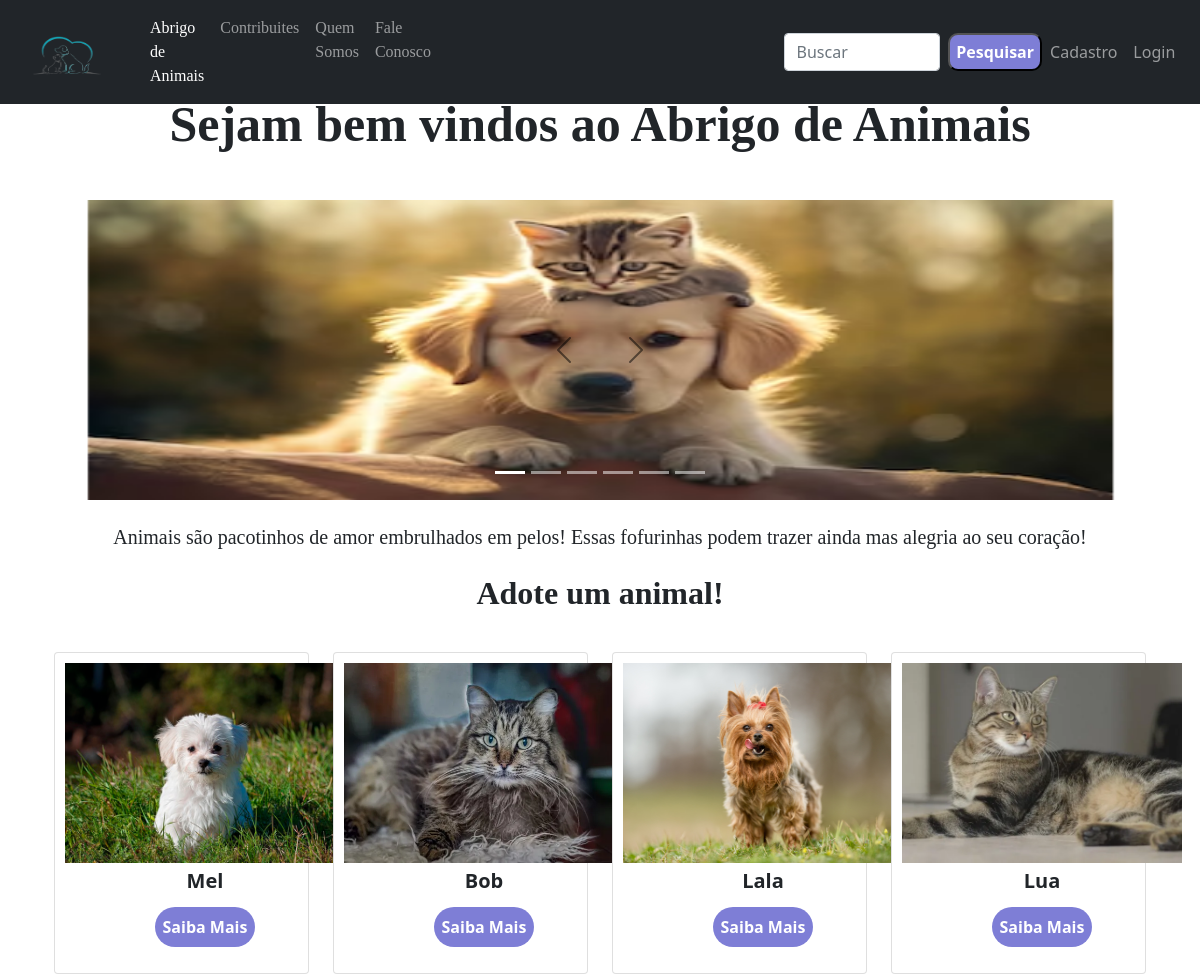
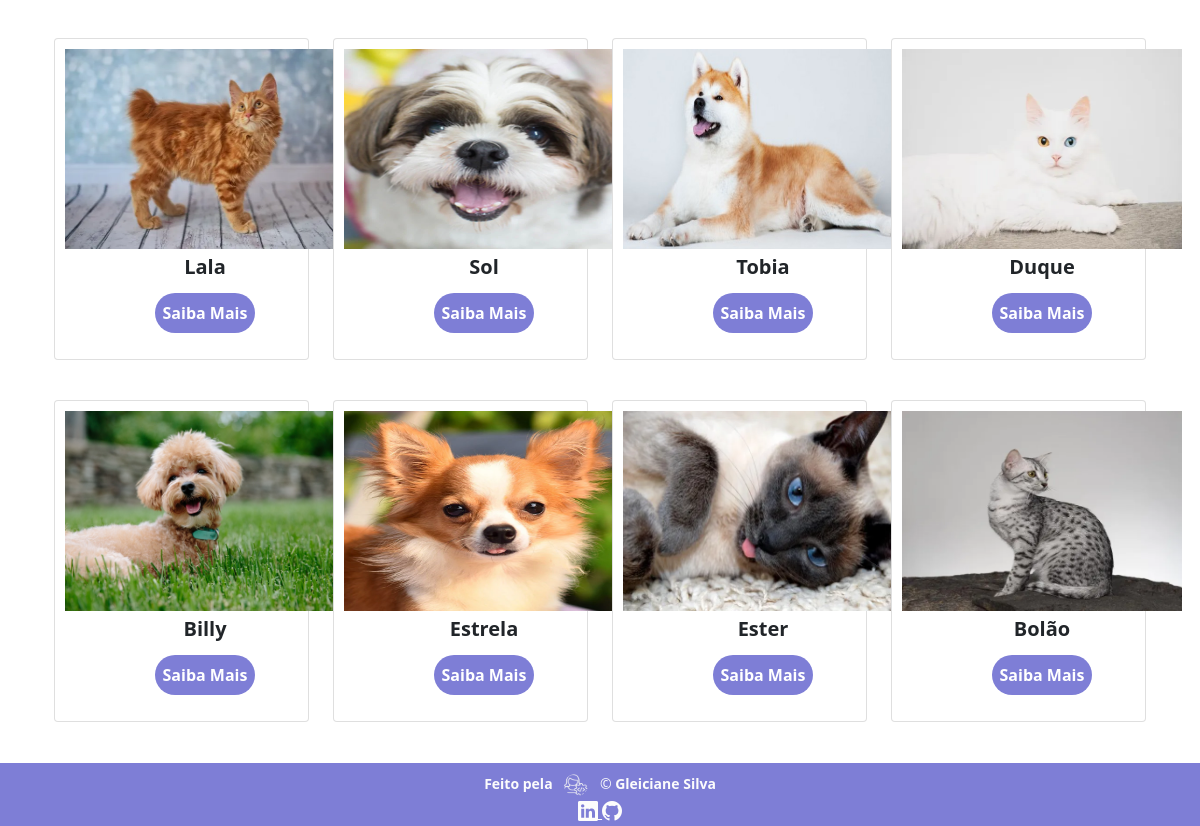
The page / on the database its author committed (2 pictures, top to bottom).
### animais/models.py (models this page shows, shortened)
class CadastroAnimal(models.Model):
    tipo_espécie = (
        ("Cachorro", "Cachorro"),
        ("Gato", "Gato"),
        ("Outro", "Outro")
    )
    tipo_raça = (
        ("Akita", "Akita"),
        ("Angorá Turco", "Angorá Turco"),
        ("Bobtail Americano", "Bobtail Americano"),
        ("Chihuahua", "Chihuahua"),
        ("Gato Europeu", "Gato Europeu"),
        ("Maltês", "Maltês"),
        ("Mau Egipcioa", "Mau Egipcio"),
        ("Poodle", "Poodle"),
        ("Siamês", "Siamês"),
        ("Siberiano", "Siberiano"),
        ("Shih Tzu", "Shih Tzu"),
        ("Yorkshire Terrie", "Yorkshire Terrie"),
        ("Outro", "Outro")
    )
    nome = models.CharField(max_length=150)
    espécie=models.CharField(max_length=50, choices=tipo_espécie)
    idade=models.IntegerField(validators=[MinValueValidator(0)])
    raça=models.CharField(max_length=100, choices=tipo_raça)
    histórico_de_saúde=models.TextField()
    foto=models.ImageField(upload_to="uploads/", blank=True, null=True)
    class Meta:
        verbose_name = "Formulário de Cadastro de Animal"
        verbose_name_plural = "Formulários de Cadastros de Animais"
        ordering = ["idade"]

### abrigo_animais/views.py (the view)
# urls.py: path("", pagina_inicial, name='Abrigo_de_Animais'),
def pagina_inicial(request):
    animais = CadastroAnimal.objects.all()
    return render(request, "pagina_inicial.html", {'animais': animais})

### abrigo_animais/templates/pagina_inicial.html (shortened to what this page needs)
{% extends 'index.html' %}
    {% block principal %}
      <h1 class="texto__titulo"><strong>Sejam bem vindos ao Abrigo de Animais</strong></h1><br>
    <div id="carousel_de_imagens" class="carousel slide align-items-center" data-bs-ride="carousel">
      <div class="carousel-indicators">
        <button type="button" data-bs-target="#carousel_de_imagens" data-bs-slide-to="0" class="active" aria-current="true" aria-label="Slide 1"></button>
        <button type="button" data-bs-target="#carousel_de_imagens" data-bs-slide-to="1" aria-label="Slide 2"></button>
        <button type="button" data-bs-target="#carousel_de_imagens" data-bs-slide-to="2" aria-label="Slide 3"></button>
        <button type="button" data-bs-target="#carousel_de_imagens" data-bs-slide-to="3" aria-label="Slide 4"></button>
        <button type="button" data-bs-target="#carousel_de_imagens" data-bs-slide-to="4" aria-label="Slide 5"></button>
        <button type="button" data-bs-target="#carousel_de_imagens" data-bs-slide-to="5" aria-label="Slide 6"></button>
      </div>
      <div class="carousel-inner" >
        <div class="carousel-item active">
          <img src="../static/imgs/Cachorro_Gato.png" class="mx-auto d-flex" alt="Cachorro e Gato">
        </div>
      </div>
      <button class="carousel-control-prev" type="button" data-bs-target="#carousel_de_imagens" data-bs-slide="prev">
        <span class="carousel-control-prev-icon" aria-hidden="true"></span>
      </button>
      <button class="carousel-control-next" type="button" data-bs-target="carousel_de_imagens" data-bs-slide="next">
        <span class="carousel-control-next-icon" aria-hidden="true"></span>
      </button>
    </div>
    <p class="texto__descricao">
      Animais são pacotinhos de amor embrulhados em pelos! Essas fofurinhas podem trazer ainda mas alegria ao seu coração!
    </p>
    <h2 class="topicos"><strong>Adote um animal!</strong></h2><br>
      <div class="container">
        <div class="row justify-content-center">
          {% for animal in animais %}
          <div class="mb-2 mt-2 col-lg-3">
            <div class="card align-items-center">
              <div class="card_foto">
                <img src="{{ animal.foto.url }}" alt="Foto">
              </div>
              <div class="card_informacao">
                <h5 class="card-title"><strong>{{ animal.nome }}</strong></h5>
              </div>
              <div class="card_botao">
                <a href="{% url 'Card_Animais' animal.id %}" class="botao_saiba_mais"><strong>Saiba Mais</strong></a>
              </div>
            </div>
            <br>
          </div>
      {% endfor %}
    </div>
      </div>
{% endblock %}

### abrigo_animais/static/style.css (style rules this page uses)
body { background-color: #313131; width: 100%; height: 100%; display: flex; flex-direction: column; justify-content: space-between; font-family: 'Poppins', sans-serif; color: #ffffff; --cor-destaque: #7e7ed6; }
img { width: 500px; height: 300px; }
@media screen and (max-width: 1200px) and (min-width: 1025px) { .carousel-inner img { max-width: 1200px; min-width: 1025px; } }
.carousel-control-prev, .carousel-control-next { position: absolute; border: none; cursor: pointer; text-align: center; }
.carousel-control-next-icon { position: absolute; border: none; cursor: pointer; left: -400px; opacity: 1; filter: invert(1); text-align: center; }
.carousel-control-prev-icon { position: absolute; border: none; cursor: pointer; right: -400px; opacity: 1; filter: invert(1); text-align: center; }
.texto__titulo { font-family: 'Damion', cursive; font-size:50px; font-weight: 400; margin: 22px 0; text-align: center; }
.texto__descricao { font-family: 'Damion', cursive; font-size:20px; margin: 22px; text-align: center; }
.topicos { font-family: 'Damion', cursive; text-align: center; }
.card { display: flex; flex-wrap: wrap; padding: 10px; }
.card_foto img { width: 280px; height: 200px; }
.card_informacao { padding: 6px; margin: 0 auto; }
.card_botao { display: flex; justify-content: center; }
.botao_cadastro, .botao_saiba_mais { display: flex; align-items: center; justify-content: center; background-color: var(--cor-destaque); color: #ffffff; border-radius: 20px; padding: 0.5em; display: block; text-decoration: none; margin-bottom: 1em; }

### rows shown on the page
CadastroAnimal: foto (picture), nome "Mel"
CadastroAnimal: foto (picture), nome "Bob"
CadastroAnimal: foto (picture), nome "Lala"
CadastroAnimal: foto (picture), nome "Lua"
CadastroAnimal: foto (picture), nome "Lala"
CadastroAnimal: foto (picture), nome "Sol"
CadastroAnimal: foto (picture), nome "Tobia"
CadastroAnimal: foto (picture), nome "Duque"
CadastroAnimal: foto (picture), nome "Billy"
CadastroAnimal: foto (picture), nome "Estrela"
CadastroAnimal: foto (picture), nome "Ester"
CadastroAnimal: foto (picture), nome "Bolão"
